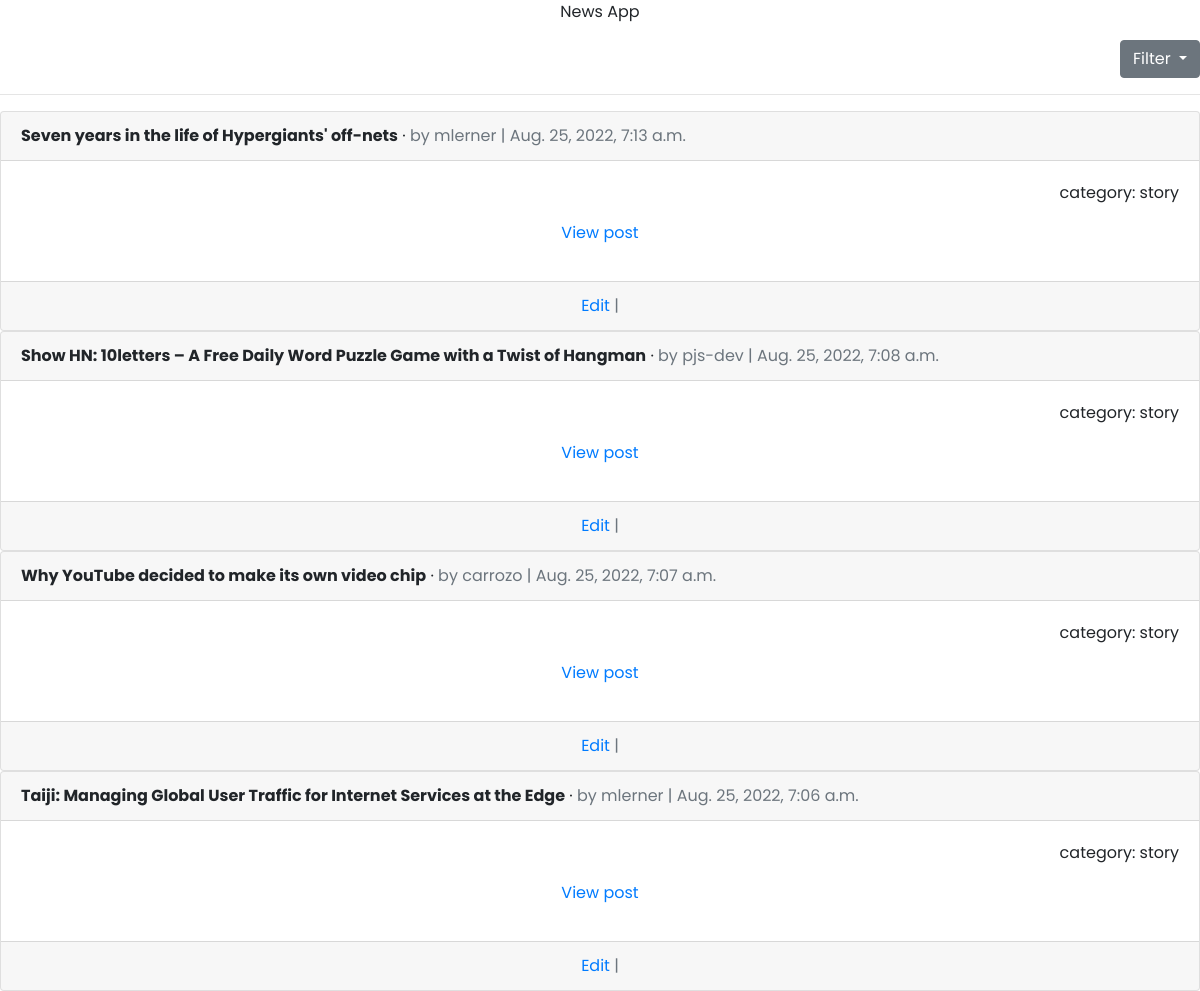
/news/story/, run on an earlier commit of the app's database.
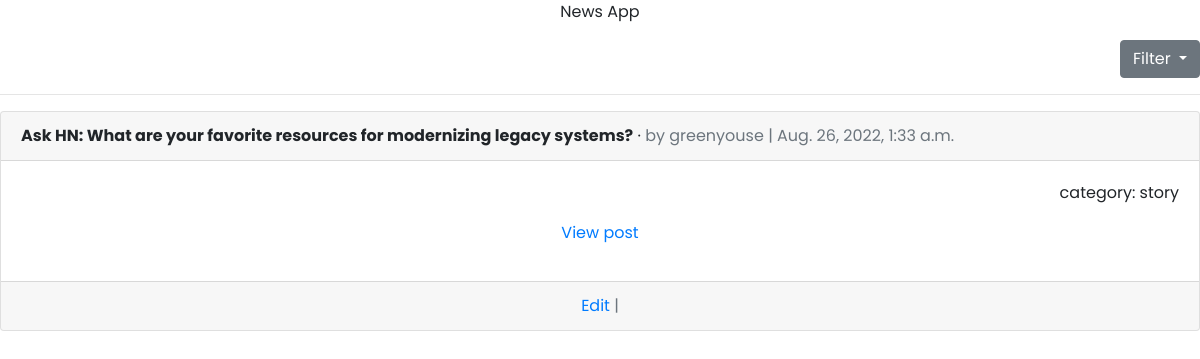
And on a later commit of the database.
### apiapp/models.py (models this page shows, shortened)
class News(models.Model):
    title = models.CharField(max_length=200, blank = True, null = True)
    hackernews_id = models.BigIntegerField(unique=True, primary_key=True)
    time = UCDateTimeField(default=datetime.now)
    category = models.CharField(max_length=50, blank = True, null = True)
    post_url = models.CharField(max_length=200, blank = True, null = True, default='http://stoplight.io/prism/')
    author = models.CharField(max_length=50, blank = True, null = True)
    path = models.CharField(max_length=50, blank = True, null = True, default='user')

### apiapp/views.py (the view)
# urls.py: path('story/', story, name='story'),
def story(request):
    all_posts = News.objects.all().order_by('-time')
    filter_posts = News.objects.filter(category='story').all().order_by('-time')
    page = request.GET.get('page', 1)
    paginator = Paginator(filter_posts, 10)
    try:
        posts = paginator.page(page)
    except PageNotAnInteger:
        posts = paginator.page(1)
    except EmptyPage:
        posts = paginator.page(paginator.num_pages)
    return render(request, 'news_api/story.html', {"posts": posts})

### templates/news_api/story.html (shortened to what this page needs)
{% extends 'news_api/base.html' %}
{% block content %}
<p class="text-center">News App</p>
<div class="dropdown text-right">
  <button class="btn btn-secondary dropdown-toggle" type="button" data-toggle="dropdown" aria-expanded="false">
    Filter
  </button>
</div>
<hr>
{% for post in posts %}
  <div class="card">
    <div class="card-header">
      <span class="font-weight-bold">{{ post.title }}</span> &middot;
      <span class="text-muted">by {{ post.author }} |
      {{ post.time }}</span>
    </div>
    <div class="card-body">
      <p class="text-right"> category: {{ post.category }}</p>
      <p class="text-center"><a href="{{ post.post_url }}">View post</a></p>
    </div>
    <div class="card-footer text-center text-muted">
        <a href="{% url 'post_edit' post.pk %}">Edit</a> |
    </div>
  </div>
{% endfor %}
{% endblock content %}

What changed in the data, as far as the page shows it:
removed News: title "Seven years in the life of Hypergiants' off-nets", author "mlerner", time "Aug. 25, 2022, 7:13 a.m.", category "story"
removed News: title "Show HN: 10letters – A Free Daily Word Puzzle Game with a Twist of Hangman", author "pjs-dev", time "Aug. 25, 2022, 7:08 a.m.", category "story"
removed News: title "Why YouTube decided to make its own video chip", author "carrozo", time "Aug. 25, 2022, 7:07 a.m.", category "story"
removed News: title "Taiji: Managing Global User Traffic for Internet Services at the Edge", author "mlerner", time "Aug. 25, 2022, 7:06 a.m.", category "story"
added News: title "Ask HN: What are your favorite resources for modernizing legacy systems?", author "greenyouse", time "Aug. 26, 2022, 1:33 a.m.", category "story"
